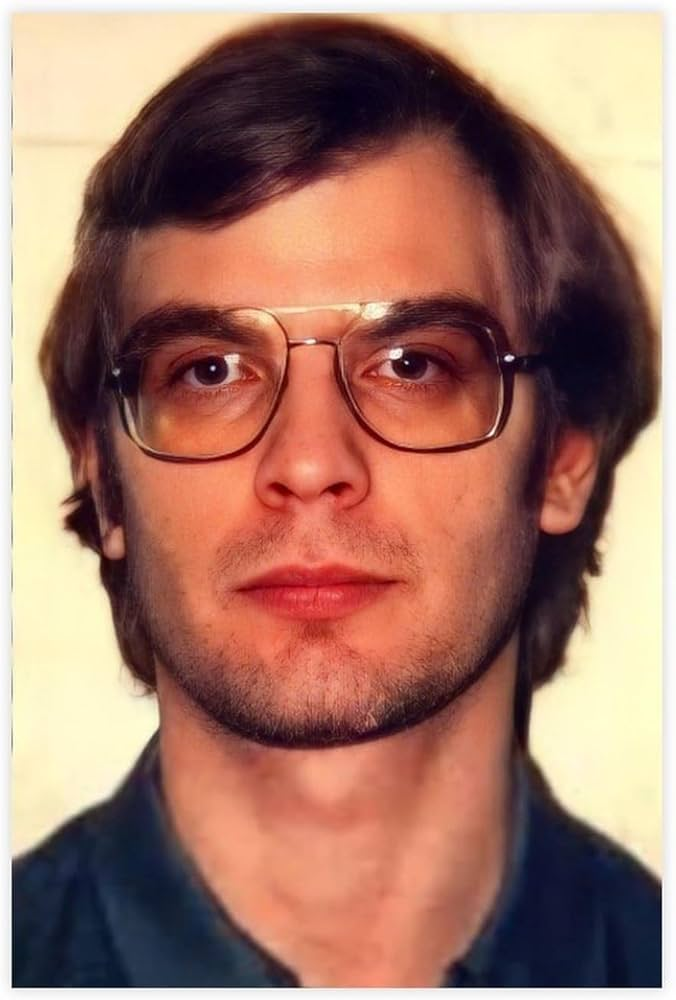
#> input picture faces/face1.jpg, 676 x 1000 px
$ python TP3.py
#> lines starting #> are read from the running program, lines starting #| are printed output that depends on the picture; after the words box and inside, x2 and y2 are one past the last pixel; in counts of white or black regions, pixels touching at a corner belong together
import cv2
import numpy as np
from scipy.spatial.distance import euclidean

import matplotlib.pyplot as plt

class FaceVerificationSystem:
    def __init__(self):
        """Initialisation du détecteur de visage Viola-Jones"""
        self.cascade_path = cv2.data.haarcascades + 'haarcascade_frontalface_default.xml'
        self.face_cascade = cv2.CascadeClassifier(self.cascade_path)
        self.reference_features = None
        self.reference_image = None

    def detect_face(self, image):
        """
        Détection de visage avec Viola-Jones
        Retourne les coordonnées du plus grand visage détecté
        """
        gray = cv2.cvtColor(image, cv2.COLOR_BGR2GRAY)
        faces = self.face_cascade.detectMultiScale(
            gray,
            scaleFactor=1.1,
            minNeighbors=5,
            minSize=(30, 30)
        )

        if len(faces) == 0:
            return None

        # Garder le plus grand visage
        largest_face = max(faces, key=lambda f: f[2] * f[3])
        return largest_face

    def extract_lbp_features(self, face_image):
        """
        Extraction des caractéristiques LBP
        Retourne l'histogramme normalisé (256 bins)
        """
        # Redimensionner à 128x128
        face_resized = cv2.resize(face_image, (128, 128))
        gray = cv2.cvtColor(face_resized, cv2.COLOR_BGR2GRAY)

        # Calculer LBP
        lbp_image = self._compute_lbp(gray)

        # Histogramme normalisé
        hist = cv2.calcHist([lbp_image], [0], None, [256], [0, 256])
        hist = cv2.normalize(hist, hist).flatten()

        return hist

    def _compute_lbp(self, image):
        """Calcul de la matrice LBP"""
        h, w = image.shape
        lbp_image = np.zeros((h, w), dtype=np.uint8)

        for i in range(1, h - 1):
            for j in range(1, w - 1):
                center = image[i, j]
                neighbors = [
                    image[i-1, j-1], image[i-1, j], image[i-1, j+1],
                    image[i, j+1], image[i+1, j+1], image[i+1, j],
                    image[i+1, j-1], image[i, j-1]
                ]

                # Codage binaire
                binary_pattern = ''.join([str(1 if n >= center else 0) for n in neighbors])
                lbp_image[i, j] = int(binary_pattern, 2)

        return lbp_image

    def setup_reference(self, image_path):
        """Enregistrement du visage de référence"""
#> called with image_path = 'faces/face1.jpg'
        self.reference_image = cv2.imread(image_path)
#> self.reference_image is the input picture: shape (1000, 676, 3); mean B, G, R 104.5, 119.5, 162.7
        if self.reference_image is None:
            print("Erreur : impossible de charger l'image de référence")
            return False

        face = self.detect_face(self.reference_image)
#> in detect_face, `gray = cv2.cvtColor(image, cv2.COLOR_BGR2GRAY)`:
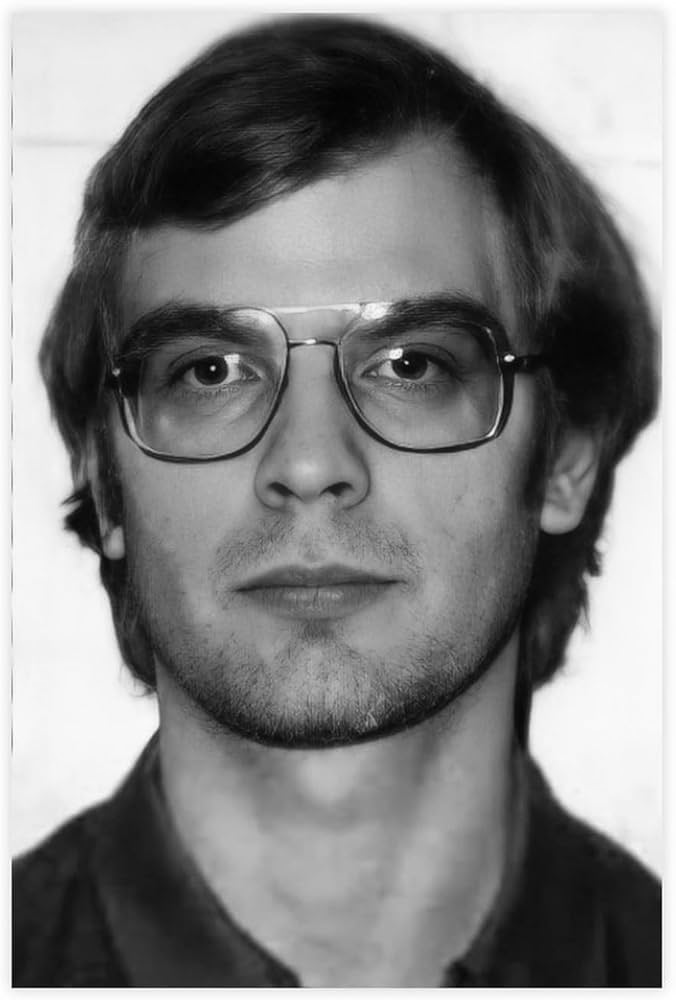
#> gray: shape (1000, 676); min 1, max 255, mean 130.8
#> in detect_face, `faces = self.face_cascade.detectMultiScale( gray, scaleFactor=1.1, min..`: faces = [[59, 198, 514, 514]]
#> in detect_face, `largest_face = max(faces, key=lambda f: f[2] * f[3])`: largest_face = [59, 198, 514, 514]
#> face = [59, 198, 514, 514]
        if face is None:
            print("Erreur : aucun visage détecté dans l'image de référence")
            return False

        x, y, w, h = face
#> x = 59; y = 198; w = 514; h = 514
        face_roi = self.reference_image[y:y+h, x:x+w]
        self.reference_features = self.extract_lbp_features(face_roi)
#> after the loop in _compute_lbp, `for i in range(1, h - 1):`:
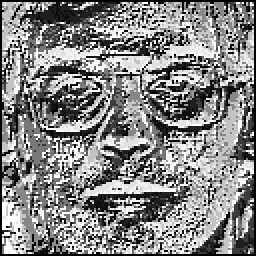
#> lbp_image: shape (128, 128) (shown 2 times larger); min 0, max 255, mean 132.7
#> in extract_lbp_features, `hist = cv2.calcHist([lbp_image], [0], None, [256], [0, 256])`: hist = 256 values, max 970 at index 255, min 0 at index 170, mean 64
#> in extract_lbp_features, `hist = cv2.normalize(hist, hist).flatten()`: hist = 256 values, max 0.424 at index 255, min 0 at index 170, mean 0.028
#> self.reference_features has the same summary as hist in extract_lbp_features
        print("Visage de référence enregistré avec succès")
        return True

    def verify_face(self, image_path, threshold=0.75):
        """
        Vérification du visage test
        Retourne : (similarity, decision, face_coords)
        """
#> called with image_path = 'faces/face5.jpg', threshold = 0.75
        test_image = cv2.imread(image_path)
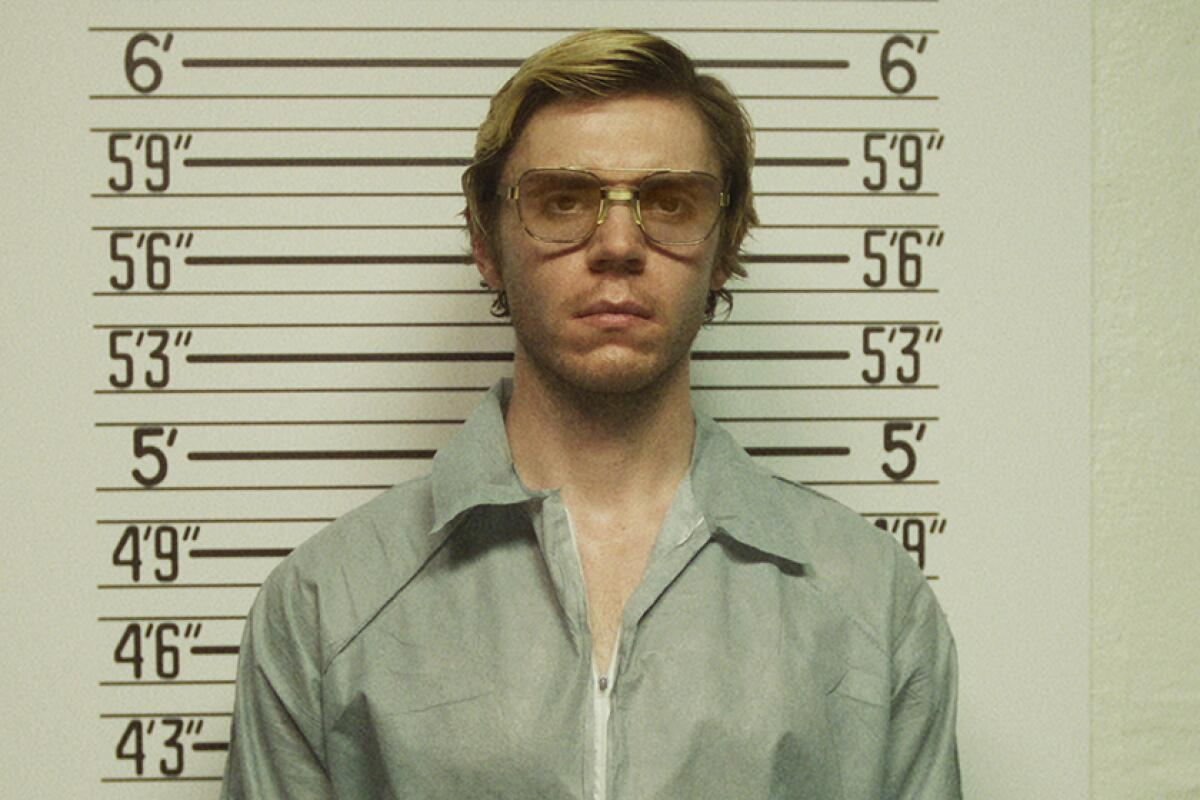
#> input picture faces/face5.jpg, 1200 x 800 px
#> test_image is the input picture: shape (800, 1200, 3); mean B, G, R 142.8, 167.7, 168.6
        if test_image is None:
            print("Erreur : impossible de charger l'image de test")
            return None, "ERROR", None

        if self.reference_features is None:
            print("Erreur : aucun visage de référence enregistré")
            return None, "ERROR", None

        face = self.detect_face(test_image)
#> in detect_face (call 2), `gray = cv2.cvtColor(image, cv2.COLOR_BGR2GRAY)`:
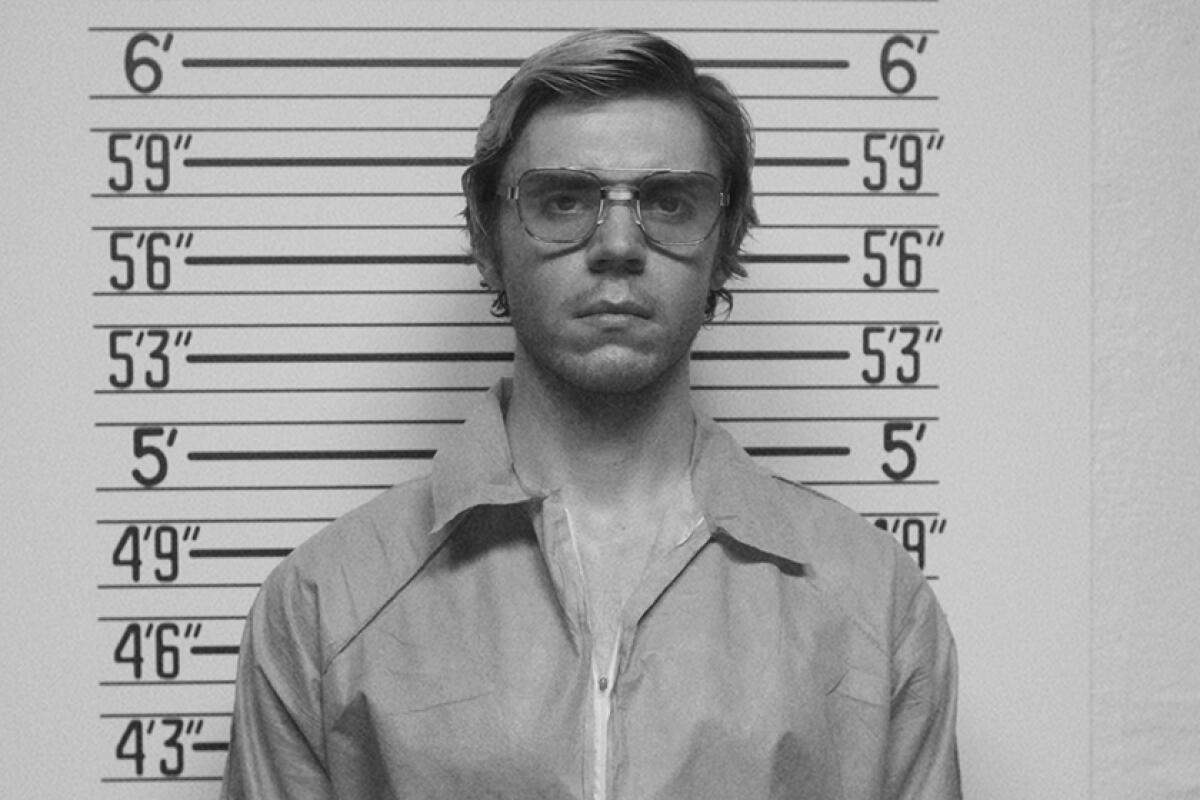
#> gray: shape (800, 1200); min 12, max 228, mean 165.2
#> in detect_face (call 2), `faces = self.face_cascade.detectMultiScale( gray, scaleFactor=1.1, min..`: faces = [[482, 94, 274, 274]]
#> in detect_face (call 2), `largest_face = max(faces, key=lambda f: f[2] * f[3])`: largest_face = [482, 94, 274, 274]
#> face = [482, 94, 274, 274]
        if face is None:
            print("Erreur : aucun visage détecté dans l'image de test")
            return None, "ERROR", None

        x, y, w, h = face
#> x = 482; y = 94; w = 274; h = 274
        face_roi = test_image[y:y+h, x:x+w]
#> face_roi: shape (274, 274, 3)
        test_features = self.extract_lbp_features(face_roi)
#> after the loop in _compute_lbp (call 2), `for i in range(1, h - 1):`:
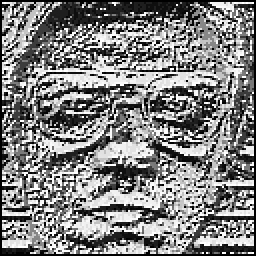
#> lbp_image: shape (128, 128) (shown 2 times larger); min 0, max 255, mean 128.5
#> test_features = 256 values, max 0.492 at index 0, min 0 at index 85, mean 0.029

        # Calcul de similarité
        distance = euclidean(self.reference_features, test_features)
#> distance = 0.329
        similarity = 1 - distance
#> similarity = 0.671

        # Décision par seuillage
        decision = "Match" if similarity >= threshold else "No Match"
#> decision = 'No Match'

        return similarity, decision, (test_image, face, decision)


def main():
    """Programme principal"""
    reference_path = "faces/face1.jpg"
    test_path = "faces/face5.jpg"

    system = FaceVerificationSystem()

    if not system.setup_reference(reference_path):
        return

    similarity, decision, result = system.verify_face(test_path, threshold=0.75)
#> similarity = 0.671; decision = 'No Match'

    if result is None:
        return

    print(f"\n{'='*50}")
    print(f"Similarité : {similarity:.4f}")
#| Similarité : 0.6715
    print(f"Décision : {decision}")
#| Décision : No Match
    print(f"{'='*50}\n")

    test_image, (x, y, w, h), decision = result
#> x = 482; y = 94; w = 274; h = 274

    fig, axes = plt.subplots(1, 2, figsize=(12, 5))

    # Image de référence
    ref_with_rect = system.reference_image.copy()
    ref_face = system.detect_face(system.reference_image)
#> ref_face = [59, 198, 514, 514]
    if ref_face is not None:
        x_, y_, w_, h_ = ref_face
#> x_ = 59; y_ = 198; w_ = 514; h_ = 514
        cv2.rectangle(ref_with_rect, (x_, y_), (x_+w_, y_+h_), (0, 255, 0), 2)
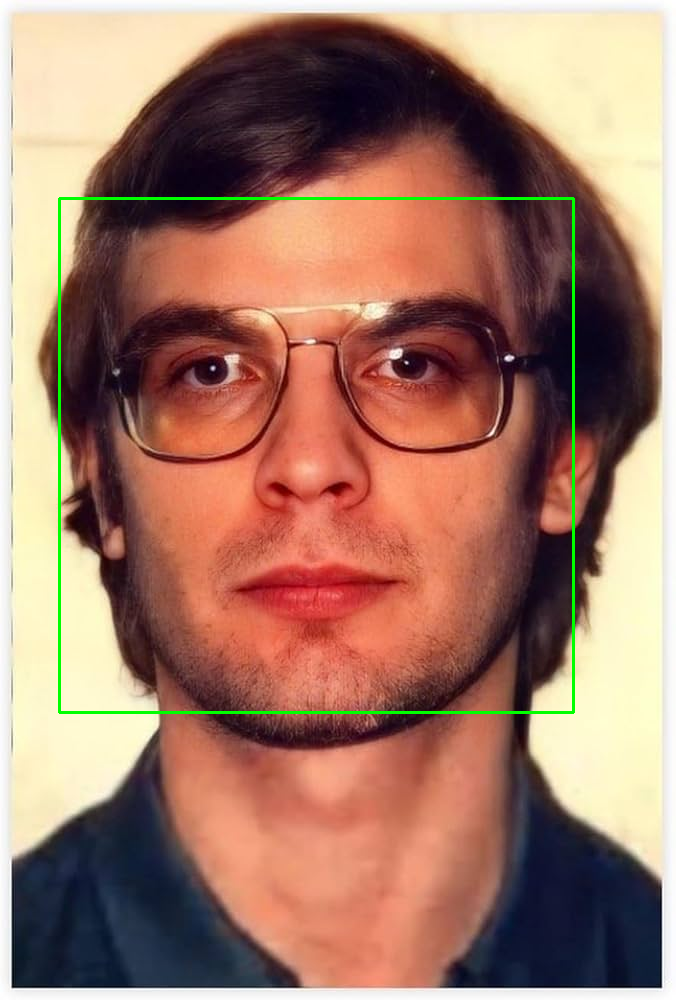
#> ref_with_rect: shape (1000, 676, 3); 0.91% of pixels changed, all inside (x1, y1, x2, y2) = (58, 197, 575, 714)
    axes[0].imshow(cv2.cvtColor(ref_with_rect, cv2.COLOR_BGR2RGB))
    axes[0].set_title("Référence")
    axes[0].axis('off')

    # Image de test
    test_with_rect = test_image.copy()
    cv2.rectangle(test_with_rect, (x, y), (x+w, y+h), (0, 255, 0), 2)
    color = (0, 255, 0) if decision == "Match" else (0, 0, 255)
#> color = (0, 0, 255)
    cv2.putText(test_with_rect, decision, (10, 30), cv2.FONT_HERSHEY_SIMPLEX, 1, color, 2)
    axes[1].imshow(cv2.cvtColor(test_with_rect, cv2.COLOR_BGR2RGB))
    axes[1].set_title(f"Test - {decision} (Similarité: {similarity:.4f})")
    axes[1].axis('off')

    plt.tight_layout()
    plt.show()
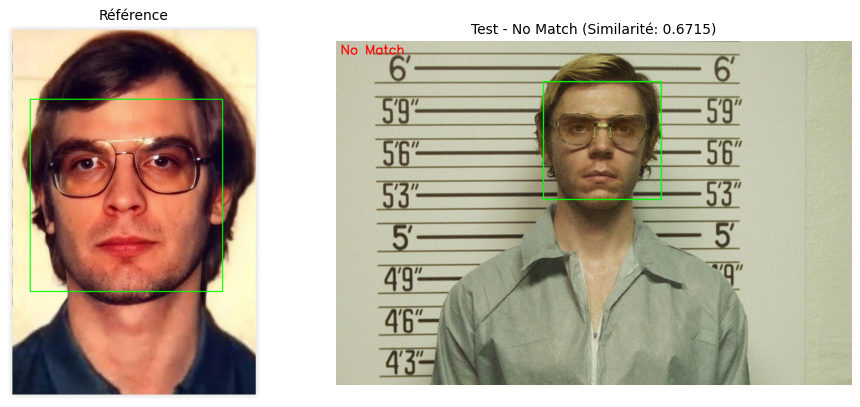
#> figure drawn by matplotlib, 2 panels


if __name__ == "__main__":
    main()
